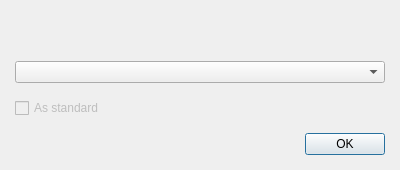
<?xml version="1.0" encoding="UTF-8"?>
<ui version="4.0">
 <class>MobileNumberSelectDialog</class>
 <widget class="QDialog" name="MobileNumberSelectDialog">
  <property name="geometry">
   <rect>
    <x>0</x>
    <y>0</y>
    <width>400</width>
    <height>170</height>
   </rect>
  </property>
  <property name="windowTitle">
   <string>Select telephone number</string>
  </property>
  <property name="windowIcon">
   <iconset resource="resource.qrc">
    <normaloff>:/phone</normaloff>:/phone</iconset>
  </property>
  <layout class="QVBoxLayout" name="verticalLayout">
   <property name="spacing">
    <number>15</number>
   </property>
   <property name="margin">
    <number>15</number>
   </property>
   <item>
    <widget class="QLabel" name="contactLabel">
     <property name="text">
      <string/>
     </property>
    </widget>
   </item>
   <item>
    <widget class="QComboBox" name="mobileBox"/>
   </item>
   <item>
    <widget class="QCheckBox" name="standardBox">
     <property name="enabled">
      <bool>false</bool>
     </property>
     <property name="text">
      <string>As standard</string>
     </property>
    </widget>
   </item>
   <item>
    <widget class="QDialogButtonBox" name="buttonBox">
     <property name="orientation">
      <enum>Qt::Horizontal</enum>
     </property>
     <property name="standardButtons">
      <set>QDialogButtonBox::Ok</set>
     </property>
    </widget>
   </item>
  </layout>
 </widget>
 <resources>
  <include location="resource.qrc"/>
 </resources>
 <connections>
  <connection>
   <sender>buttonBox</sender>
   <signal>accepted()</signal>
   <receiver>MobileNumberSelectDialog</receiver>
   <slot>accept()</slot>
   <hints>
    <hint type="sourcelabel">
     <x>233</x>
     <y>145</y>
    </hint>
    <hint type="destinationlabel">
     <x>157</x>
     <y>169</y>
    </hint>
   </hints>
  </connection>
  <connection>
   <sender>buttonBox</sender>
   <signal>rejected()</signal>
   <receiver>MobileNumberSelectDialog</receiver>
   <slot>reject()</slot>
   <hints>
    <hint type="sourcelabel">
     <x>301</x>
     <y>151</y>
    </hint>
    <hint type="destinationlabel">
     <x>286</x>
     <y>169</y>
    </hint>
   </hints>
  </connection>
 </connections>
</ui>
